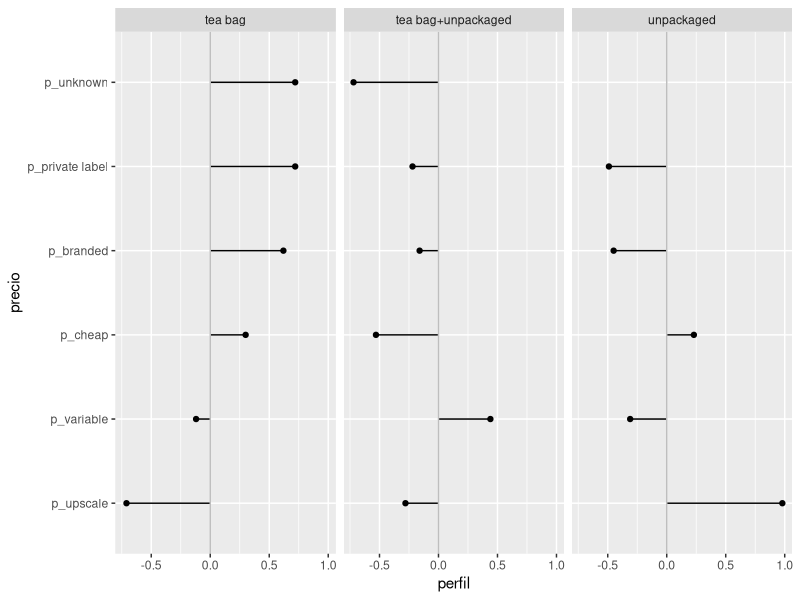

The R source for this figure:
## ---- chunk 1
library(tidyverse)
library(FactoMineR)
## ---- chunk 2
data(tea)
tea <- tea %>% 
  as_tibble %>% 
  select(how, price, sugar)
## ---- chunk 3
formatear_tabla <- function(x_tbl, scroll = FALSE){
    tabla <- knitr::kable(x_tbl, type = "html") %>%
      kableExtra::kable_styling(bootstrap_options = c("striped", "hover", "condensed", "responsive"),
                                full_width = FALSE, font_size = 15, fixed_thead = TRUE)
    if (scroll)
      tabla <- tabla %>% scroll_box(width = "780px") 
    tabla 
}
tipo <- tea %>% 
  count(how) %>% 
  mutate(`%` = round(100 * n / sum(n)))
tipo %>% formatear_tabla()
## ---- chunk 4
tipo <- tipo %>% select(how, prop_how = `%`)
tabla_2 <- tea %>%
  count(how, price) %>% 
  group_by(how) %>% 
  mutate(prop = round(100 * n / sum(n))) %>% 
  select(-n) 
tabla_2 %>% spread(how, prop, fill = 0) %>% formatear_tabla()
## ---- chunk 5
tabla <- tea %>% 
  count(how, price) %>% 
  group_by(how) %>% 
  mutate(prop_price = (100 * n / sum(n))) %>% 
  group_by(price) %>% 
  mutate(prom_prop = mean(prop_price)) %>% 
  mutate(perfil = (prop_price / prom_prop - 1) %>% round(2))  
## ---- chunk 6
precio_prom <- tabla %>% 
  distinct(price, prom_prop) %>%
  mutate(promedio = round(prom_prop)) %>% 
  select(price, promedio)
tabla_perfil <- tabla %>%   
  select(how, price, perfil) %>% 
  spread(how, perfil, fill = -1) 
tabla_2 <- tabla_perfil %>% 
  gather(how, prop_price, -price)
if_profile <- function(x){
  any(x < 0) & any(x > 0)
}
marcar_tabla_fun <- function(corte, color_1 = "darkgreen", color_2 = "red"){
    fun_marcar <- function(x){
        kableExtra::cell_spec(x, "html", 
          color = ifelse(x <= -corte, color_1, 
            ifelse(x >= corte, color_2, "lightgray")))   
    }
    fun_marcar
}
marcar <- marcar_tabla_fun(0.25, "red", "black")
tab_out <- tabla_perfil %>% left_join(precio_prom) %>%
    arrange(desc(`tea bag`)) %>%
    mutate_if(if_profile, marcar) %>% 
    knitr::kable(format = "html", escape = F, digits = 2) %>% 
    kableExtra::kable_styling(bootstrap_options = c( "hover", "condensed"), 
    full_width = FALSE)
tab_out
## ---- chunk 7
tabla_ordenada <- tabla %>% 
    ungroup %>% 
    left_join(tabla %>% 
    ungroup %>% 
    filter(how == "tea bag") %>% 
    select(price, perfil_tea = perfil)) %>% 
    mutate(precio = fct_reorder(price, perfil_tea))
g_perfil <- ggplot(tabla_ordenada,
    aes(x = precio, xend = precio, y = perfil, yend = 0, group = how)) + 
    geom_point() + geom_segment() + facet_wrap(~how) +
    geom_hline(yintercept = 0 , colour = "gray") + coord_flip()
g_perfil
